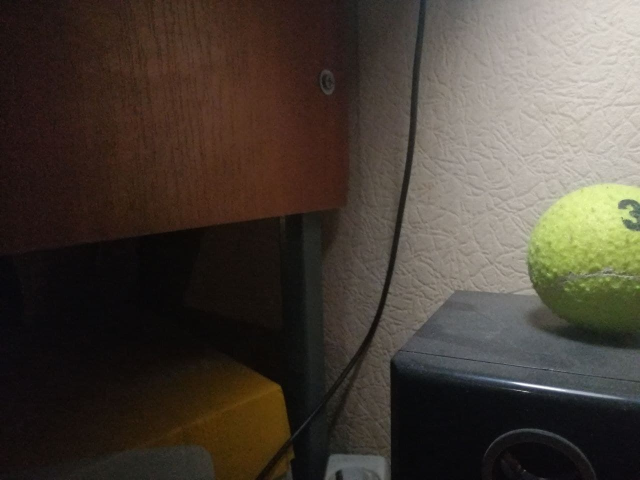
#> input picture lab4/test_images/ball1.jpg, 1280 x 960 px (shown at 1/2 size)
$ python homography.py --img1 ../../lab4/test_images/ball1.jpg --img2 ../../lab4/test_images/ball2.jpg --ransac_iter 5 --out_img out.png
#> lines starting #> are read from the running program, lines starting #| are printed output that depends on the picture
import argparse

import cv2
import numpy as np
from numpy import ndarray


def get_matches(src_img: ndarray, dst_img: ndarray) -> tuple[ndarray, ndarray]:
    """
    Run cv2.SIFT with cv2.FlannBasedMatcher.
    Calculate matches.

    Args:
        src_img: Source image
        dst_img: Destination image

    Returns:
        Source and destination points
    """
    sift = cv2.SIFT_create()
    kp1, des1 = sift.detectAndCompute(src_img, None)
    kp2, des2 = sift.detectAndCompute(dst_img, None)

    FLANN_INDEX_KDTREE = 0
    index_params = dict(algorithm=FLANN_INDEX_KDTREE, trees=5)
    search_params = dict(checks=50)
    flann = cv2.FlannBasedMatcher(index_params, search_params)
    matches = flann.knnMatch(des1, des2, k=2)

    # get matches
    good = []
    for m, n in matches:
        if m.distance < 0.7 * n.distance:
            good.append(m)
    # sort
    src_pts = np.float32([kp1[m.queryIdx].pt for m in good]).reshape(-1, 1, 2)
    dst_pts = np.float32([kp2[m.trainIdx].pt for m in good]).reshape(-1, 1, 2)

    return src_pts, dst_pts


def interpolate(image: ndarray, x: int, y: int) -> ndarray:
    """
    Interpolate image points.

    Args:
        image: Input image
        x: x point
        y: y point
    Returns:
        Weighted sum of 4 nearest neighbours
    """
    # all neighbours coordinates
    x0, y0 = np.floor(x).astype(int), np.floor(y).astype(int)
    x1, y1 = x0 + 1, y0 + 1

    x0, x1 = np.clip(x0, 0, image.shape[1] - 1), np.clip(x1, 0, image.shape[1] - 1)
    y0, y1 = np.clip(y0, 0, image.shape[0] - 1), np.clip(y1, 0, image.shape[0] - 1)

    # weighted sum of 4 nearest neighbours
    weighted_sum = (
        (image[y0, x0].T * (x1 - x) * (y1 - y)).T
        + (image[y1, x0].T * (x1 - x) * (y - y0)).T
        + (image[y0, x1].T * (x - x0) * (y1 - y)).T
        + (image[y1, x1].T * (x - x0) * (y - y0)).T
    )

    return weighted_sum


def apply_homography(
    src_img: ndarray, H: ndarray, img_size: tuple[int, int]
) -> ndarray:
    """
    Apply homography to src_img.

    Args:
        src_img: Input image
        H: Homography matrix
        img_size: height and width
    Returns:
        Warped image.
    """
    h, w = img_size
    # inverse homography matrix to apply it to output image
    H = np.linalg.inv(H)
    coords = np.zeros((h, w, 2))
    for i in range(h):
        for j in range(w):
            unnorm = H @ np.array([j, i, 1])
            coords[i, j, :] = (unnorm / unnorm[-1])[:-1]

    # new coordinates after homography
    coords = coords.reshape(-1, 2)
    # interpolate colors
    warped_img = interpolate(src_img, coords[:, 0], coords[:, 1])
    warped_img = warped_img.reshape(h, w, 3)
    warped_img = warped_img.astype(np.uint8)
    return warped_img


def calculate_homography(p1: ndarray, p2: ndarray) -> ndarray:
    """
    Calculate homography matrix from 4 correspondent points.

    Args:
        p1: x,y point
        p2: x,y point
    Returns:
        Homography matrix
    """
    A = np.array(
        [
            [
                p1[0][0][0],
                p1[0][0][1],
                1,
                0,
                0,
                0,
                -p2[0][0][0] * p1[0][0][0],
                -p2[0][0][0] * p1[0][0][1],
                -p2[0][0][0],
            ],
            [
                0,
                0,
                0,
                p1[0][0][0],
                p1[0][0][1],
                1,
                -p2[0][0][1] * p1[0][0][0],
                -p2[0][0][1] * p1[0][0][1],
                -p2[0][0][1],
            ],
            [
                p1[1][0][0],
                p1[1][0][1],
                1,
                0,
                0,
                0,
                -p2[1][0][0] * p1[1][0][0],
                -p2[1][0][0] * p1[1][0][1],
                -p2[1][0][0],
            ],
            [
                0,
                0,
                0,
                p1[1][0][0],
                p1[1][0][1],
                1,
                -p2[1][0][1] * p1[1][0][0],
                -p2[1][0][1] * p1[1][0][1],
                -p2[1][0][1],
            ],
            [
                p1[2][0][0],
                p1[2][0][1],
                1,
                0,
                0,
                0,
                -p2[2][0][0] * p1[2][0][0],
                -p2[2][0][0] * p1[2][0][1],
                -p2[2][0][0],
            ],
            [
                0,
                0,
                0,
                p1[2][0][0],
                p1[2][0][1],
                1,
                -p2[2][0][1] * p1[2][0][0],
                -p2[2][0][1] * p1[2][0][1],
                -p2[2][0][1],
            ],
            [
                p1[3][0][0],
                p1[3][0][1],
                1,
                0,
                0,
                0,
                -p2[3][0][0] * p1[3][0][0],
                -p2[3][0][0] * p1[3][0][1],
                -p2[3][0][0],
            ],
            [
                0,
                0,
                0,
                p1[3][0][0],
                p1[3][0][1],
                1,
                -p2[3][0][1] * p1[3][0][0],
                -p2[3][0][1] * p1[3][0][1],
                -p2[3][0][1],
            ],
        ]
    )

    _, _, Vh = np.linalg.svd(A)
    # last element = 1
    H = (Vh[-1, :] / Vh[-1, -1]).reshape(3, 3)
    return H


def ransac(
    src_pts: ndarray,
    dst_pts: ndarray,
    ransacReprojThreshold: int = 5,
    maxIters: int = 2000,
) -> ndarray:
    """
    Run ransac algorithm.

    Args:
        src_pts: Source points
        dst_pts: Destination points
    Returns:
        Best homography matrix.
    """
    # implementation of ransac algorithm for finding the best homography matrix

    # adding ones array to imitate 3D
    src_pts = np.dstack((src_pts, np.ones((src_pts.shape[0], src_pts.shape[1]))))
    dst_pts = np.dstack((dst_pts, np.ones((dst_pts.shape[0], dst_pts.shape[1]))))

    best_count_matches = 0
    for iteration in range(maxIters):
        # get 4 random points
        random_indices = np.random.randint(0, len(src_pts) - 1, 4)
        random_kp_src, random_kp_dst = src_pts[random_indices], dst_pts[random_indices]

        # calculate a homography
        H_current = calculate_homography(random_kp_src, random_kp_dst)
        count_matches = 0

        # check all points
        for i in range(len(src_pts)):
            unnorm = H_current @ src_pts[i][0]
            normalized = unnorm / unnorm[-1]
            # calculate norm
            norm = np.linalg.norm(normalized - dst_pts[i][0])
            # check solution
            if norm < ransacReprojThreshold:
                count_matches += 1

        if count_matches >= best_count_matches:
            # update best homography if better match found
            best_count_matches = count_matches
            H_best = H_current
    return H_best


def perspective_transform(points: list, H: ndarray) -> ndarray:
    """
    Apply homography transformation matrix to points.

    Args:
        points: Points to apply homography
        H: Homography transformation matrix
    Returns:
        New points.
    """
    new_points = []
    for point in points:
        p = H @ np.array([point[0][0], point[0][1], 1])
        p = p / p[-1]
        new_points.append(p[:-1])
    new_points = np.array(new_points, dtype=np.float32).reshape(points.shape)
    return new_points


def crop(image: ndarray) -> ndarray:
    """
    Remove black border.

    Args:
        image: Input image
    Returns:
        Cropped image.
    """
    y_nonzero, x_nonzero, _ = np.nonzero(image)
    cropped_img = image[
        np.min(y_nonzero) : np.max(y_nonzero), np.min(x_nonzero) : np.max(x_nonzero)
    ]
    return cropped_img


def stitch_images(img1: ndarray, img2: ndarray, H: ndarray) -> ndarray:
    """
    Stitch 2 images using homography matrix.

    Args:
        img1: Input image
        img2: Input image
        H: Homography transformation matrix
    Returns:
        Stitched image.
    """

    rows1, cols1, _ = img1.shape
    rows2, cols2, _ = img2.shape
    # edge points from image 1
    list_points_1 = np.float32(
        [[0, 0], [0, rows1], [cols1, rows1], [cols1, 0]]
    ).reshape(-1, 1, 2)
    # edge points from image 2
    list_points_2 = np.float32(
        [[0, 0], [0, rows2], [cols2, rows2], [cols2, 0]]
    ).reshape(-1, 1, 2)

    # match points
    matched_points_12 = perspective_transform(list_points_2, H)
    matches = np.vstack((list_points_1, matched_points_12))

    # new edges coordinate
    x_min, y_min = np.int32(matches.min(axis=0).ravel() - 0.5)
    x_max, y_max = np.int32(matches.max(axis=0).ravel() + 0.5)

    # translation matrix
    H_translation = np.array([[1, 0, -x_min], [0, 1, -y_min], [0, 0, 1]])
    # stitch 2 images
    output_img = apply_homography(
        img2, H_translation @ H, (y_max - y_min, x_max - x_min)
    )
    output_img[-y_min : rows1 - y_min, -x_min : cols1 - x_min] = img1
    # crop black edges
    output_img = crop(output_img)
    return output_img


def main():
    # Run stitching process
    parser = argparse.ArgumentParser()
    parser.add_argument("--img1", type=str, required=True, help="path to img1")
    parser.add_argument("--img2", type=str, required=True, help="path to img2")
    parser.add_argument(
        "--ransac_iter",
        type=int,
        required=True,
        help="max iteration for ransac algorithm",
    )
    parser.add_argument(
        "--out_img", type=str, required=True, help="path to output image"
    )
    args = parser.parse_args()

    img1 = cv2.imread(args.img1)
#> img1 is the input picture: shape (960, 1280, 3); mean B, G, R 55.7, 64.5, 72.9
    img2 = cv2.imread(args.img2)
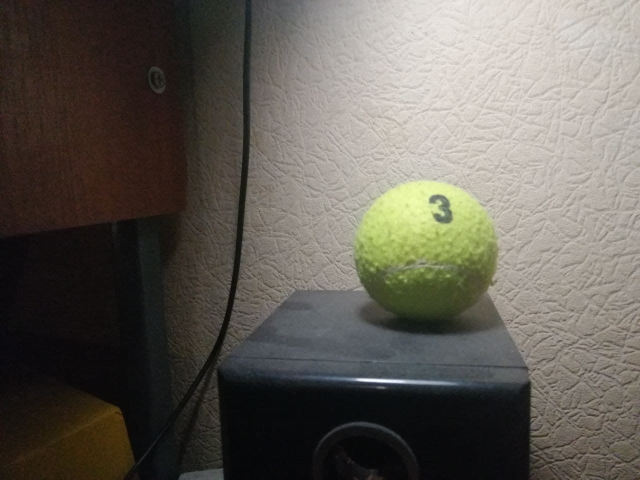
#> input picture lab4/test_images/ball2.jpg, 1280 x 960 px (shown at 1/2 size)
#> img2 is the input picture: shape (960, 1280, 3); mean B, G, R 86.2, 93.8, 98.3
    src_pts, dst_pts = get_matches(img1, img2)
#> in get_matches, `kp1, des1 = sift.detectAndCompute(src_img, None)`: kp1 = 313 keypoints; strongest (x, y, size): (1246, 408, 12.8), (1055, 784, 1.9), (1268, 441, 6.9), (1256, 448, 11.5)
#> in get_matches, `kp2, des2 = sift.detectAndCompute(dst_img, None)`: kp2 = 1978 keypoints; strongest (x, y, size): (866, 399, 10.8), (875, 435, 10.3), (885, 428, 6.7), (890, 434, 22.6)
#> in get_matches, `matches = flann.knnMatch(des1, des2, k=2)`: matches = 313 matches
#> after the loop in get_matches, `for m, n in matches:`: good = 47 matches
#> in get_matches, `src_pts = np.float32([kp1[m.queryIdx].pt for m in good]).reshape(-1, 1..`: src_pts = 47 rows, first 8: [656.5, 185], [760.4, 576.7], [770.6, 523.4], [771.8, 618.9], [777.3, 591.6], [811.3, 287.6], [817.5, 183.7], [819.4, 372.6]
#> in get_matches, `dst_pts = np.float32([kp2[m.trainIdx].pt for m in good]).reshape(-1, 1..`: dst_pts = 47 rows, first 8: [319.1, 181.8], [452.6, 588.2], [479.7, 316.2], [466.6, 630.9], [471.5, 603.2], [479.7, 316.2], [479.7, 316.2], [494.2, 396.3]

    h_best = ransac(
        src_pts, dst_pts, ransacReprojThreshold=3, maxIters=args.ransac_iter
    )
#> in ransac, `src_pts = np.dstack((src_pts, np.ones((src_pts.shape[0], src_pts.shape..`: src_pts = 47 rows, first 8: [656.5, 185, 1], [760.4, 576.7, 1], [770.6, 523.4, 1], [771.8, 618.9, 1], [777.3, 591.6, 1], [811.3, 287.6, 1], [817.5, 183.7, 1], [819.4, 372.6, 1]
#> in ransac, `dst_pts = np.dstack((dst_pts, np.ones((dst_pts.shape[0], dst_pts.shape..`: dst_pts = 47 rows, first 8: [319.1, 181.8, 1], [452.6, 588.2, 1], [479.7, 316.2, 1], [466.6, 630.9, 1], [471.5, 603.2, 1], [479.7, 316.2, 1], [479.7, 316.2, 1], [494.2, 396.3, 1]
#> the loop in ransac, `for iteration in range(maxIters):` made 5 passes
#> random_indices on passes 1 to 5: [44, 0, 3, 3], [39, 9, 19, 21], [36, 23, 6, 24], [24, 12, 1, 38], [39, 23, 24, 17]
#> after the loop in ransac, `for iteration in range(maxIters):`: best_count_matches = 9
#> h_best = [[1.36, -0.311, -344.4], [0.172, 0.963, -19.74], [0.000453, -0.000367, 1]]

    panorama = stitch_images(img2, img1, h_best)
#> the loop in perspective_transform, `for point in points:` made 4 passes
#> p on passes 1 to 4: [-344.4, -19.74, 1], [-992.3, 1396.3, 1], [897.5, 916.3, 1], [886.6, 126.7, 1]
#> after the loop in perspective_transform, `for point in points:`: new_points = [[-344.4, -19.74], [-992.3, 1396.3], [897.5, 916.3], [886.6, 126.7]]
#> in stitch_images, `matched_points_12 = perspective_transform(list_points_2, H)`: matched_points_12 has the same summary as new_points in perspective_transform
#> in stitch_images, `matches = np.vstack((list_points_1, matched_points_12))`: matches = [[0, 0], [0, 960], [1280, 960], [1280, 0], [-344.4, -19.74], [-992.3, 1396.3], [897.5, 916.3], [886.6, 126.7]]
#> in stitch_images, `x_min, y_min = np.int32(matches.min(axis=0).ravel() - 0.5)`: x_min = -992; y_min = -20
#> in stitch_images, `x_max, y_max = np.int32(matches.max(axis=0).ravel() + 0.5)`: x_max = 1280; y_max = 1396
#> in stitch_images, `H_translation = np.array([[1, 0, -x_min], [0, 1, -y_min], [0, 0, 1]])`: H_translation = [[1, 0, 992], [0, 1, 20], [0, 0, 1]]
#> in apply_homography, `h, w = img_size`: h = 1416; w = 2272
#> in apply_homography, `H = np.linalg.inv(H)`: H = [[0.624, 0.286, -404.4], [-0.118, 0.992, 76.2], [-0.000326, 0.000234, 1.21]]
#> in apply_homography, `coords = coords.reshape(-1, 2)`: coords = 3217152 pairs, first value -333.9 to 2152.6, second value -407.6 to 1510.3
#> in apply_homography, `warped_img = warped_img.reshape(h, w, 3)`:
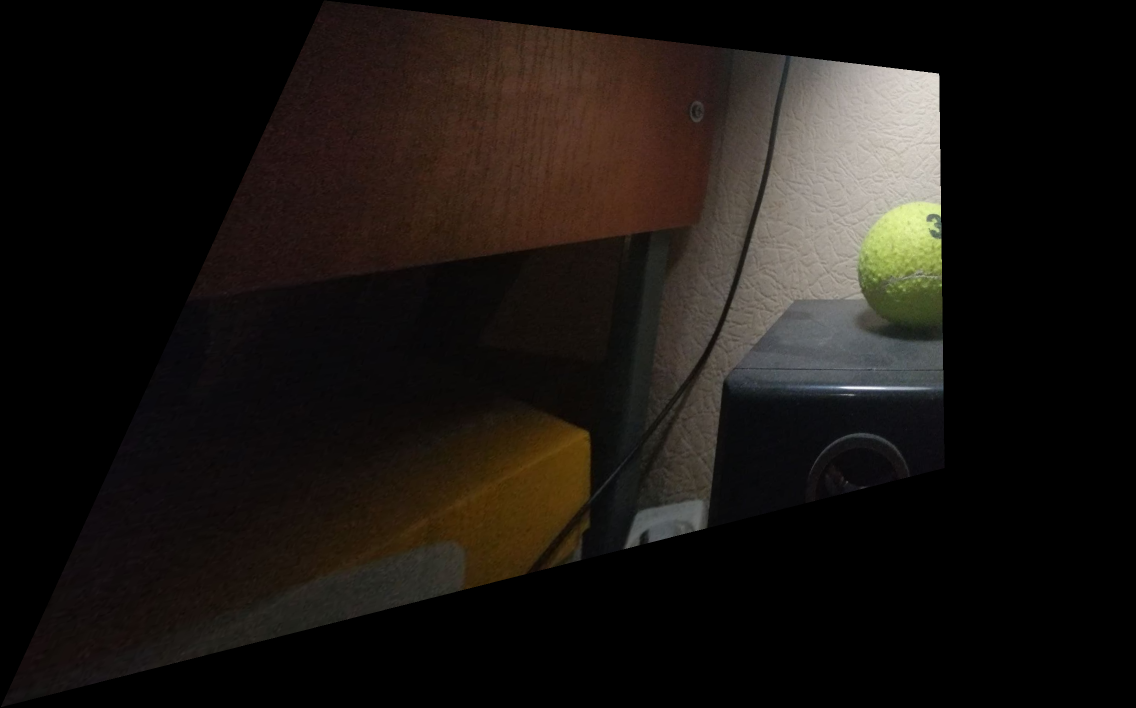
#> warped_img: shape (1416, 2272, 3) float64 (shown at 1/2 size); mean of channels 0, 1, 2 18.6, 22.2, 26.8; drawn with min black and max white
#> in stitch_images, `output_img[-y_min : rows1 - y_min, -x_min : cols1 - x_min] = img1`:
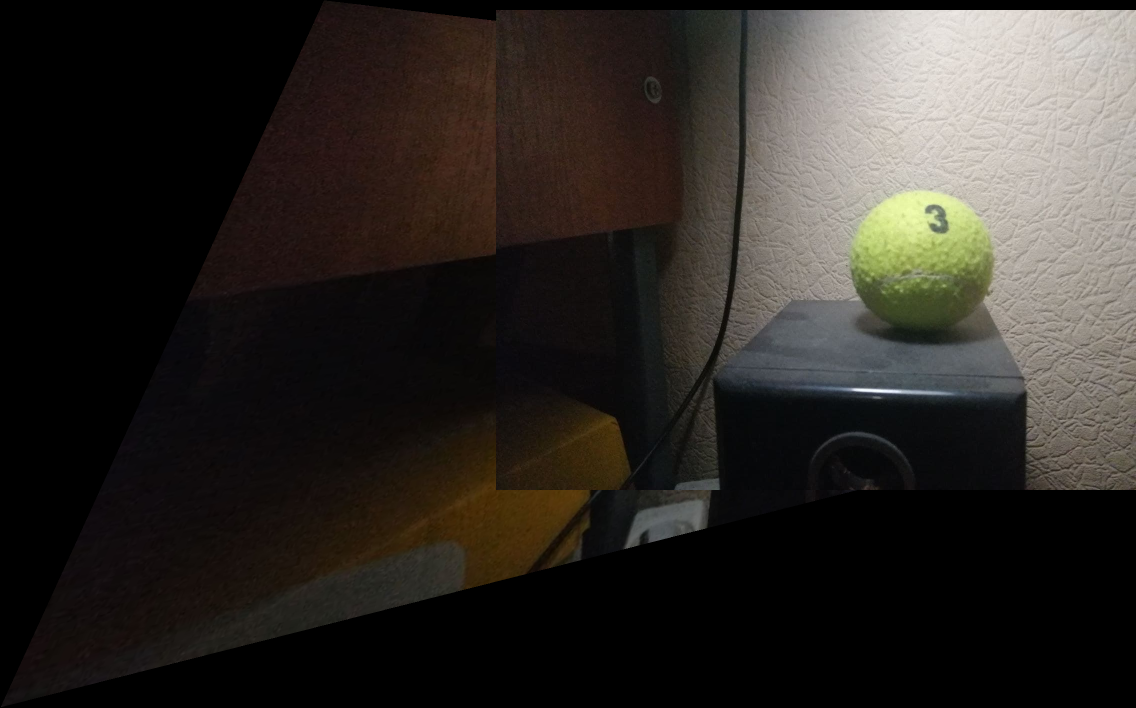
#> output_img: shape (1416, 2272, 3) (shown at 1/2 size); mean of channels 0, 1, 2 37.3, 41.5, 45.6; drawn as B, G, R

    # save output image
    cv2.imwrite(args.out_img, panorama)


if __name__ == "__main__":
    main()
